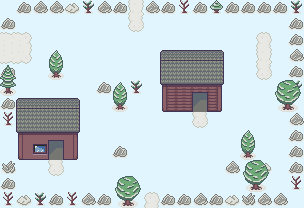

Below is a game level as drawn by its tile map, then a one-line description and the .tmx that defines it (tile-layer data replaced by summaries):
An orthogonal 19x13 tile map with 16x16 px tiles, 2 tile layers (Tile Layer 1, Tile Layer 2), 3 tilesets and 33 objects (4x Door, 2x NPC, Solid).

<map version="1.9" tiledversion="1.9.0" orientation="orthogonal" renderorder="right-down" width="19" height="13" tilewidth="16" tileheight="16" infinite="0" backgroundcolor="#e1f5fe" nextlayerid="10" nextobjectid="87">
 <properties>
  <property name="has-hints" type="bool" value="true" />
  <property name="map-name" value="Route 1" />
 </properties>
 <tileset firstgid="1" source="../tilesets/basic.tsx" />
 <tileset firstgid="25" source="../tilesets/npc_common.tsx" />
 <tileset firstgid="77" source="../tilesets/outdoor-1.tsx" />
 <layer id="1" name="Tile Layer 1" width="19" height="13">
  <data>[247 cells, 75 non-empty, 18 distinct tile ids]</data>
 </layer>
 <objectgroup id="8" name="npcs">
  <object id="35" class="NPC" gid="52" x="16" y="48" width="16" height="16">
   <properties>
    <property name="action">(if (! (has-item "3.berries"))
    (dialog '(("/" "Sometimes among the branches of the plants you can find some berries.\nI also happened to find objects that have remained stuck.")))
    (if (!get "003-talk-oldman")
        (begin
            (set "003-talk-oldman" #t)
            (dialog
                '(("/_sad" "Oh, I was about to take those berries.")
                ("/" "No problem, you can keep them."))))
        (dialog '(("/" "I hope those berries were good.")))))
</property>
   </properties>
  </object>
  <object id="43" class="NPC" gid="30" x="256" y="48" width="16" height="16">
   <properties>
    <property name="action" value="(dialog '((&quot;/&quot; &quot;The ice is so slippery, have you noticed?\nI feel more comfortable on the snow.&quot;)))" />
   </properties>
  </object>
 </objectgroup>
 <layer id="6" name="Tile Layer 2" width="19" height="13">
  <data>[247 cells, 42 non-empty, 28 distinct tile ids]</data>
 </layer>
 <objectgroup id="9" name="items">
  <object id="36" class="Solid" gid="131" x="0" y="48" width="16" height="16">
   <properties>
    <property name="action">(begin
    (define item-id "3.berries")
    (define HP-diff 10)
    (if (! (has-item item-id))
        (begin
            (dialog '(("* {{hero}} found some berries! {{HP-diff}} HP have been recovered *")))
            (give-item item-id)
            (set-HP-diff HP-diff))
        (dialog '(("A little plant… nothing else.")))))</property>
   </properties>
  </object>
  <object id="42" gid="139" x="128" y="16" width="16" height="16">
   <properties>
    <property name="action" value="(dialog '((&quot;It seems that once there was a path here.&quot;)))" />
   </properties>
  </object>
  <object id="45" gid="24" x="144" y="160" width="16" height="16">
   <properties>
    <property name="actionOnEvent" value="(if (visited-room &quot;12&quot;) (delete-me))" />
   </properties>
  </object>
  <object id="47" gid="24" x="144" y="128" width="16" height="16">
   <properties>
    <property name="actionOnEvent" value="(if (visited-room &quot;12&quot;) (delete-me))" />
   </properties>
  </object>
  <object id="48" gid="24" x="144" y="192" width="16" height="16">
   <properties>
    <property name="actionOnEvent" value="(if (visited-room &quot;12&quot;) (delete-me))" />
   </properties>
  </object>
  <object id="49" gid="24" x="144" y="96" width="16" height="16">
   <properties>
    <property name="actionOnEvent" value="(if (visited-room &quot;12&quot;) (delete-me))" />
   </properties>
  </object>
  <object id="50" gid="24" x="144" y="80" width="16" height="16">
   <properties>
    <property name="actionOnEvent" value="(if (visited-room &quot;12&quot;) (delete-me))" />
   </properties>
  </object>
  <object id="51" gid="15" x="128" y="80" width="16" height="16">
   <properties>
    <property name="actionOnEvent" value="(if (visited-room &quot;12&quot;) (delete-me))" />
   </properties>
  </object>
  <object id="52" gid="24" x="128" y="64" width="16" height="16">
   <properties>
    <property name="actionOnEvent" value="(if (visited-room &quot;12&quot;) (delete-me))" />
   </properties>
  </object>
  <object id="53" gid="24" x="144" y="112" width="16" height="16">
   <properties>
    <property name="actionOnEvent" value="(if (visited-room &quot;12&quot;) (delete-me))" />
   </properties>
  </object>
  <object id="59" gid="24" x="128" y="48" width="16" height="16">
   <properties>
    <property name="actionOnEvent" value="(if (visited-room &quot;12&quot;) (delete-me))" />
   </properties>
  </object>
  <object id="66" gid="23" x="144" y="32" width="16" height="16">
   <properties>
    <property name="actionOnEvent" value="(if (visited-room &quot;12&quot;) (delete-me))" />
   </properties>
  </object>
  <object id="68" gid="23" x="176" y="32" width="16" height="16">
   <properties>
    <property name="actionOnEvent" value="(if (visited-room &quot;12&quot;) (delete-me))" />
   </properties>
  </object>
  <object id="69" gid="23" x="224" y="32" width="16" height="16">
   <properties>
    <property name="actionOnEvent" value="(if (visited-room &quot;12&quot;) (delete-me))" />
   </properties>
  </object>
  <object id="71" gid="23" x="192" y="32" width="16" height="16">
   <properties>
    <property name="actionOnEvent" value="(if (visited-room &quot;12&quot;) (delete-me))" />
   </properties>
  </object>
  <object id="72" gid="23" x="272" y="32" width="16" height="16">
   <properties>
    <property name="actionOnEvent" value="(if (visited-room &quot;12&quot;) (delete-me))" />
   </properties>
  </object>
  <object id="73" gid="23" x="256" y="32" width="16" height="16">
   <properties>
    <property name="actionOnEvent" value="(if (visited-room &quot;12&quot;) (delete-me))" />
   </properties>
  </object>
  <object id="74" gid="23" x="240" y="32" width="16" height="16">
   <properties>
    <property name="actionOnEvent" value="(if (visited-room &quot;12&quot;) (delete-me))" />
   </properties>
  </object>
  <object id="75" gid="16" x="272" y="48" width="16" height="16">
   <properties>
    <property name="actionOnEvent" value="(if (visited-room &quot;12&quot;) (delete-me))" />
   </properties>
  </object>
  <object id="76" gid="16" x="272" y="64" width="16" height="16">
   <properties>
    <property name="actionOnEvent" value="(if (visited-room &quot;12&quot;) (delete-me))" />
   </properties>
  </object>
  <object id="77" gid="15" x="32" y="64" width="16" height="16">
   <properties>
    <property name="actionOnEvent" value="(if (visited-room &quot;12&quot;) (delete-me))" />
   </properties>
  </object>
  <object id="79" gid="15" x="64" y="64" width="16" height="16">
   <properties>
    <property name="actionOnEvent" value="(if (visited-room &quot;12&quot;) (delete-me))" />
   </properties>
  </object>
  <object id="80" gid="15" x="112" y="64" width="16" height="16">
   <properties>
    <property name="actionOnEvent" value="(if (visited-room &quot;12&quot;) (delete-me))" />
   </properties>
  </object>
  <object id="81" gid="15" x="96" y="64" width="16" height="16">
   <properties>
    <property name="actionOnEvent" value="(if (visited-room &quot;12&quot;) (delete-me))" />
   </properties>
  </object>
  <object id="83" gid="15" x="224" y="64" width="16" height="16">
   <properties>
    <property name="actionOnEvent" value="(if (visited-room &quot;12&quot;) (delete-me))" />
   </properties>
  </object>
  <object id="84" gid="15" x="144" y="64" width="16" height="16">
   <properties>
    <property name="actionOnEvent" value="(if (visited-room &quot;12&quot;) (delete-me))" />
   </properties>
  </object>
  <object id="86" gid="15" x="240" y="64" width="16" height="16">
   <properties>
    <property name="actionOnEvent" value="(if (visited-room &quot;12&quot;) (delete-me))" />
   </properties>
  </object>
 </objectgroup>
 <objectgroup id="2" name="spawn points">
  <!-- 4 objects omitted --></objectgroup>
</map>
<!-- 4 of 33 objects omitted -->
